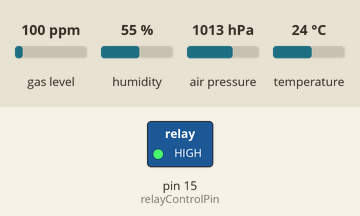
Bench run of a sketch on a simulated Arduino Uno, built with avr-gcc and run on an emulated ATmega328P. On the bench: switched loads named in the sketch (green lamp = pin HIGH). The test bench sets the inputs (shaded band); at power-on: gas level 100 ppm, humidity 55 %, air pressure 1013 hPa, temperature 24 °C. What the sketch prints to the serial monitor is not drawn.

Above: at 0.3 s.
Timing chart, 0 to 1.8 s (numbered marks = the images above):
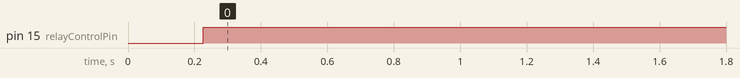

The sketch:

AirQualityControlUnit.ino
```cpp
#include <Wire.h>
#include <SPI.h>
#include <Adafruit_Sensor.h>
#include "Adafruit_BME680.h"

#define BME_SCK 13
#define BME_MISO 12
#define BME_MOSI 11
#define BME_CS 10

#define SEALEVELPRESSURE_HPA (1013.25)

float bmeGasReading;
int relayControlPin = 15;

float hum_weighting = 0.25; // so hum effect is 25% of the total air quality score
float gas_weighting = 0.75; // so gas effect is 75% of the total air quality score

float hum_score, gas_score;
float gas_reference = 250000;
float hum_reference = 40;
int   getgasreference_count = 0;


//Adafruit_BME680 bme; // I2C
//Adafruit_BME680 bme(BME_CS); // hardware SPI
Adafruit_BME680 bme(BME_CS, BME_MOSI, BME_MISO,  BME_SCK);

void setup() {
  Serial.begin(9600);
  while (!Serial);
  Serial.println(("BME680 test"));

  if (!bme.begin()) {
    Serial.println("Could not find a valid BME680 sensor, check wiring!");
    while (1);
  }

  pinMode(relayControlPin, OUTPUT);

  // Set up oversampling and filter initialization
  bme.setTemperatureOversampling(BME680_OS_8X);
  bme.setHumidityOversampling(BME680_OS_2X);
  bme.setPressureOversampling(BME680_OS_4X);
  bme.setIIRFilterSize(BME680_FILTER_SIZE_3);
  bme.setGasHeater(320, 150); // 320*C for 150 ms

}//END SETUP

void loop() {

  if (! bme.performReading()) {
    Serial.println("Failed to perform reading :(");
    return;
  }

  //Calculate humidity contribution to IAQ index
  float current_humidity = bme.readHumidity();
  if (current_humidity >= 38 && current_humidity <= 42)
    hum_score = 0.25 * 100; // Humidity +/-5% around optimum
  else
  { //sub-optimal
    if (current_humidity < 38)
      hum_score = 0.25 / hum_reference * current_humidity * 100;
    else
    {
      hum_score = ((-0.25 / (100 - hum_reference) * current_humidity) + 0.416666) * 100;
    }
  }

  //Calculate gas contribution to IAQ index
  int gas_lower_limit = 5000;   // Bad air quality limit
  int gas_upper_limit = 50000;  // Good air quality limit
  if (gas_reference > gas_upper_limit) gas_reference = gas_upper_limit;
  if (gas_reference < gas_lower_limit) gas_reference = gas_lower_limit;
  gas_score = (0.75 / (gas_upper_limit - gas_lower_limit) * gas_reference - (gas_lower_limit * (0.75 / (gas_upper_limit - gas_lower_limit)))) * 100;

  //Combine results for the final IAQ index value (0-100% where 100% is good quality air)
  float air_quality_score = hum_score + gas_score;

  Serial.println("Air Quality = " + String(air_quality_score, 1) + "%");

  if ((getgasreference_count++) % 10 == 0) GetGasReference();
  Serial.println(CalculateIAQ(air_quality_score));

  //Turning on the relay if quality gets to bad
  air_quality_score = (100 - air_quality_score) * 5;
  Serial.println("Air Quality Score: " + String(air_quality_score, 1) + " After (100 - score) * 5");

  if (air_quality_score >= 55) {
    digitalWrite(relayControlPin, HIGH);
  } else {
    digitalWrite(relayControlPin, LOW);
  }

  Serial.println("------------------------------------------------");
  delay(2000);
}

/*
 * Reads the sensor 10 times over 1.5 sec interval and gets the average reading
 */
void GetGasReference() {
  Serial.println("Getting a new gas reference value");
  int readings = 10;
  for (int i = 0; i <= readings; i++) {
    gas_reference += bme.readGas();
  }
  gas_reference = gas_reference / readings;
}

/*
 * Calculates the IAQ score with the score calculated by the sensor
 * Prints out what the air quality is in terms of words
 */
String CalculateIAQ(float score) {
  String IAQ_text = "Air quality is ";
  score = (100 - score) * 5;
  if      (score >= 301)                  IAQ_text += "Hazardous ";
  else if (score >= 201 && score <= 300 ) IAQ_text += "Very Unhealthy";
  else if (score >= 176 && score <= 200 ) IAQ_text += "Unhealthy";
  else if (score >= 151 && score <= 175 ) IAQ_text += "Unhealthy for Sensitive Groups";
  else if (score >=  51 && score <= 150 ) IAQ_text += "Moderate";
  else if (score >=  00 && score <=  50 ) IAQ_text += "Good";
  return IAQ_text;
}
```

Measured:
- by itself, pin 15 (relayControlPin): LOW → HIGH at 0.23 s
